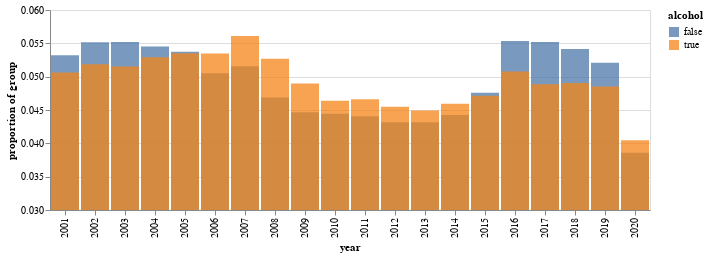

Write notebook code for a chart like this one.
### Code cell
dfa = dfc.copy()
dfa["year"] = dfa["collision_date"].dt.year
dfa["alcohol_involved"] = dfa["alcohol_involved"].fillna(0)

dfa_alc, dfa_nalc = pd.DataFrame(), pd.DataFrame()

dfa_alc["count"] = dfa.query("alcohol_involved == 1").groupby("year")["case_id"].count() / len(dfa.query("alcohol_involved == 1"))
dfa_alc["alcohol"] = True

dfa_nalc["count"] = dfa.query("alcohol_involved == 0").groupby("year")["case_id"].count() / len(dfa.query("alcohol_involved != 1"))
dfa_nalc["alcohol"] = False

dfap = pd.concat([dfa_nalc, dfa_alc]).reset_index().query("year != 2021")

alt.Chart(dfap).mark_bar(opacity = 0.75, width = 28).encode(
    x = alt.X("year:N"),
    y = alt.Y("count", scale = alt.Scale(domain = [0.03, 0.06]), title = "proportion of group").stack(None),
    color = "alcohol"
).properties(width = 600, height = 200).display()

### Figure 1 — Vega-Lite specification as saved in the notebook (floating-point values rounded to 4 significant figures)
{"config": {"view": {"continuousWidth": 300, "continuousHeight": 300}}, "data": {"name": "data-964ca3af9f6e408a5be5cd4ea6691bb2"}, "mark": {"type": "bar", "opacity": 0.75, "width": 28}, "encoding": {"color": {"field": "alcohol", "type": "nominal"}, "x": {"field": "year", "type": "nominal"}, "y": {"field": "count", "scale": {"domain": [0.03, 0.06]}, "stack": null, "title": "proportion of group", "type": "quantitative"}}, "height": 200, "width": 600, "$schema": "https://vega.github.io/schema/vega-lite/v5.20.1.json", "datasets": {"data-964ca3af9f6e408a5be5cd4ea6691bb2": [{"year": 2001.0, "count": 0.05322, "alcohol": false}, {"year": 2002.0, "count": 0.05516, "alcohol": false}, {"year": 2003.0, "count": 0.05519, "alcohol": false}, {"year": 2004.0, "count": 0.05452, "alcohol": false}, {"year": 2005.0, "count": 0.05375, "alcohol": false}, {"year": 2006.0, "count": 0.05052, "alcohol": false}, {"year": 2007.0, "count": 0.05157, "alcohol": false}, {"year": 2008.0, "count": 0.04686, "alcohol": false}, {"year": 2009.0, "count": 0.04466, "alcohol": false}, {"year": 2010.0, "count": 0.04444, "alcohol": false}, {"year": 2011.0, "count": 0.04406, "alcohol": false}, {"year": 2012.0, "count": 0.04317, "alcohol": false}, {"year": 2013.0, "count": 0.04316, "alcohol": false}, {"year": 2014.0, "count": 0.04425, "alcohol": false}, {"year": 2015.0, "count": 0.04757, "alcohol": false}, {"year": 2016.0, "count": 0.05536, "alcohol": false}, {"year": 2017.0, "count": 0.05521, "alcohol": false}, {"year": 2018.0, "count": 0.05415, "alcohol": false}, {"year": 2019.0, "count": 0.0521, "alcohol": false}, {"year": 2020.0, "count": 0.0386, "alcohol": false}, {"year": 2001.0, "count": 0.05063, "alcohol": true}, {"year": 2002.0, "count": 0.05186, "alcohol": true}, {"year": 2003.0, "count": 0.05152, "alcohol": true}, {"year": 2004.0, "count": 0.0529, "alcohol": true}, {"year": 2005.0, "count": 0.05352, "alcohol": true}, {"year": 2006.0, "count": 0.05347, "alcohol": true}, {"year": 2007.0, "count": 0.05611, "alcohol": true}, {"year": 2008.0, "count": 0.05268, "alcohol": true}, {"year": 2009.0, "count": 0.04897, "alcohol": true}, {"year": 2010.0, "count": 0.04639, "alcohol": true}, {"year": 2011.0, "count": 0.0466, "alcohol": true}, {"year": 2012.0, "count": 0.04551, "alcohol": true}, {"year": 2013.0, "count": 0.04492, "alcohol": true}, {"year": 2014.0, "count": 0.04593, "alcohol": true}, {"year": 2015.0, "count": 0.04712, "alcohol": true}, {"year": 2016.0, "count": 0.05077, "alcohol": true}, {"year": 2017.0, "count": 0.04885, "alcohol": true}, {"year": 2018.0, "count": 0.04906, "alcohol": true}, {"year": 2019.0, "count": 0.04853, "alcohol": true}, {"year": 2020.0, "count": 0.04046, "alcohol": true}]}}
